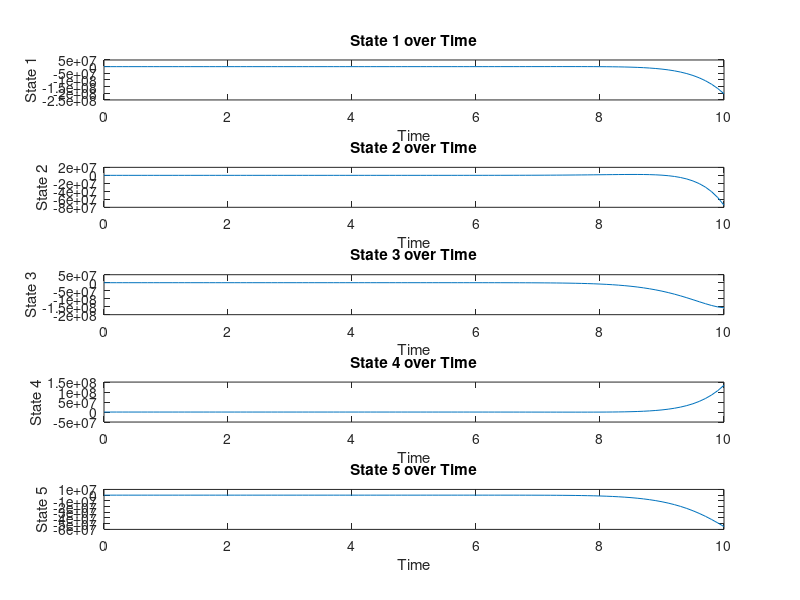

The MATLAB source for this figure:
% Define the number of states
n = 5;

% Generate random state-space model
A = randn(n, n);  % State matrix
B = randn(n, 1);   % Input matrix
C = randn(1, n);   % Output matrix
D = randn(1, 1);   % Feedthrough matrix

% Create the state-space model
sys = ss(A, B, C, D);

% Define simulation time
t = 0:0.1:10;  % Time from 0 to 10 seconds with 0.1 second intervals

% Generate step input
u = ones(size(t));  % Step input

% Simulate the state-space model
[y, t, x] = lsim(sys, u, t);

% Plot results
figure;
for i = 1:n
    subplot(n, 1, i);
    plot(t, x(:, i));
    xlabel('Time');
    ylabel(['State ', num2str(i)]);
    title(['State ', num2str(i), ' over Time']);
end
